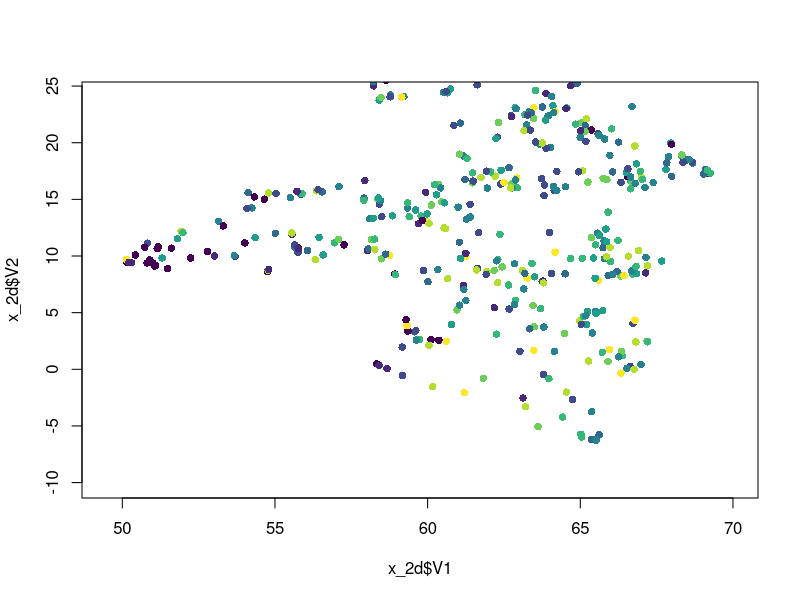
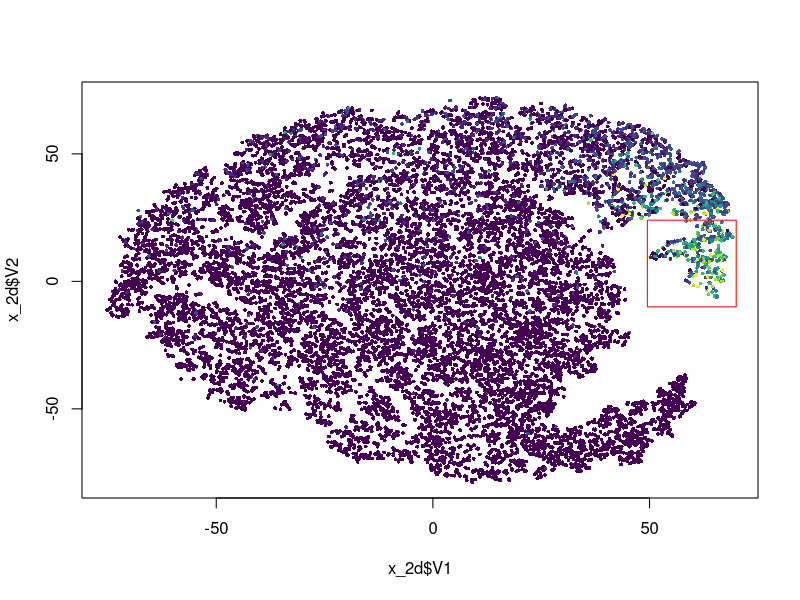
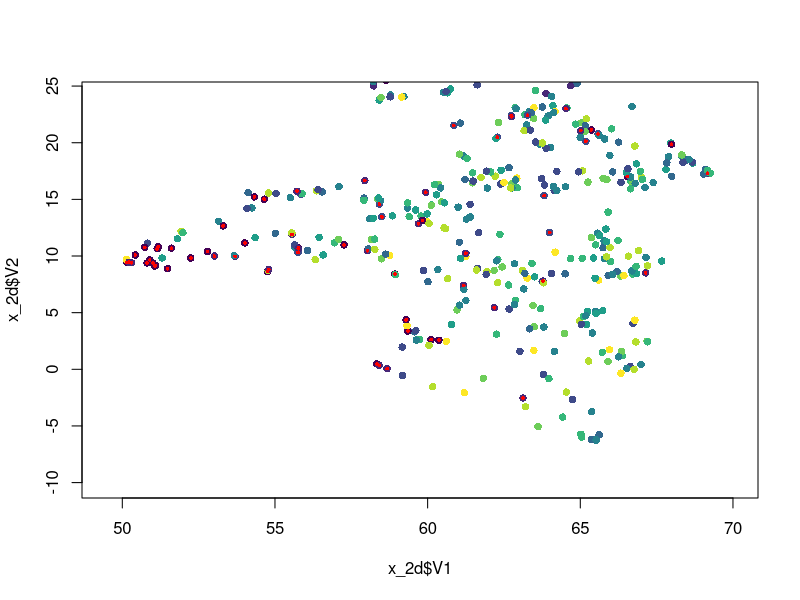
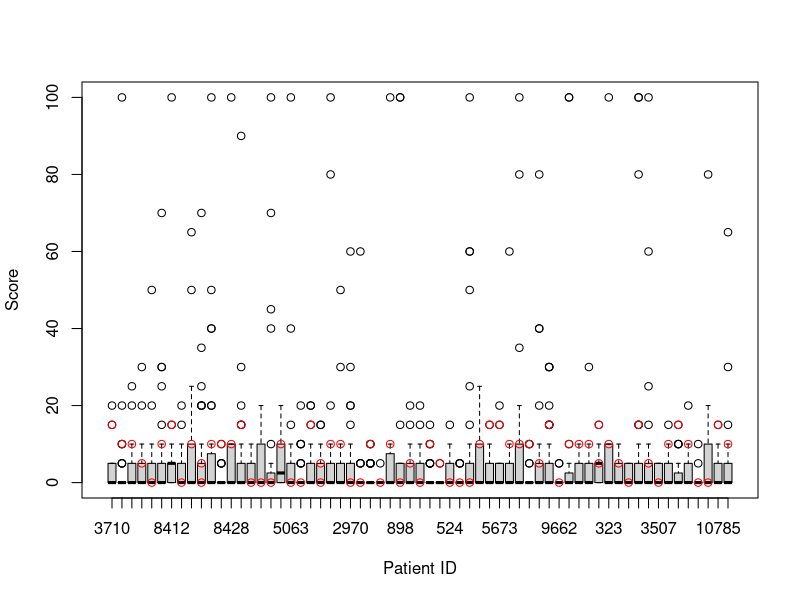

The R script that drew these images, in order:
setwd("~/Desktop/dl_project_1/tsne")
x_2d <- read.table(file = "x_2d_regression.csv", header = FALSE, sep = ";")
y <- read.table(file = "y_regression.csv", header = FALSE, sep = ";")
patients <- read.table(file = "patients_regression.csv", header = FALSE, sep = ";")
y <- as.numeric(unlist(y))
patients <- as.numeric(unlist(patients))

y_factor <- round(y / 10) + 1


library(viridis)
color = viridis(n = 10)

plot(x = x_2d$V1, y = x_2d$V2, pch = 16, cex = 1,  col = color[y_factor],
     xlim = c(49.5, 70), ylim = c(-10, 24))

#identify(x = x_2d$V1, y = x_2d$V2, labels = rownames(x_2d))

plot(x = x_2d$V1, y = x_2d$V2, pch = 16, cex = .5,  col = color[y_factor])

rect(xleft = 49.5, ybottom = -10, xright = 70, ytop = 24, border = "red")

outlier <- rep(FALSE, length(x_2d$V1))
for (i in 1:length(x_2d$V1)) {
  if (x_2d$V1[i] <= 70 && x_2d$V1[i] >= 49.5 &&
      x_2d$V2[i] <= 24 && x_2d$V2[i] >= -10 &&
      y[i] < 20) {
    outlier[i] <- TRUE
  }
}

ids <- which(x = outlier)

plot(x = x_2d$V1, y = x_2d$V2, pch = 16, cex = 1,  col = color[y_factor],
     xlim = c(49.5, 70), ylim = c(-10, 24))
points(x = x_2d$V1[outlier], y = x_2d$V2[outlier], pch = 16, cex = .5, col = "red")

length(patients[ids])

length(unique(patients[ids]))

m <- list()

for (i in 1:length(unique(patients[ids]))) {
  m[[i]] <- y[which(patients == unique(patients[ids])[i])]
  names(m)[[i]] <- unique(patients[ids])[i]
}

boxplot(m, xlab = "Patient ID", ylab = "Score")

x_1 <- NULL
y_1 <- NULL

for (i in ids) {
  x_1[i] <- which(unique(patients[ids]) == patients[i])
  y_1[i] <- y[i]
}


points(x_1, y_1, col = "red")

